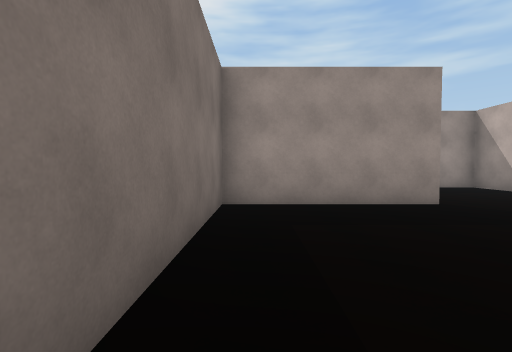
View 1 (above)

13 first-person views from a walk through a scene from a Unity 3-D project. The camera is 1.4 m above the floor, tilts 2° down and sees 85° across. Doors are open. The floor is counted in squares, 2 m on a side. Each view is taken from the middle of a square. On the plan, view 1 faces up. The plan holds only what a view shows up to about 9 squares ahead; the rest is blank. The place goes on beyond the plan. Some animated figures are not drawn.

View 2
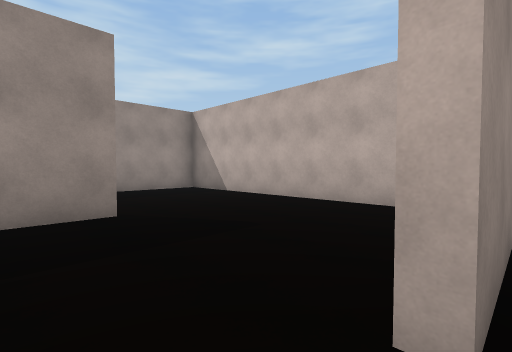

View 3
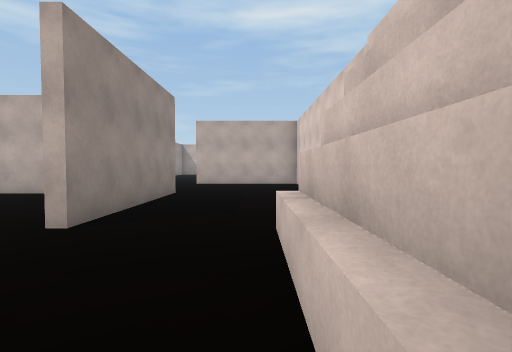

View 4
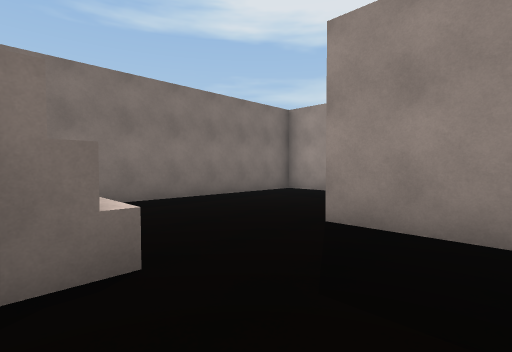

View 5
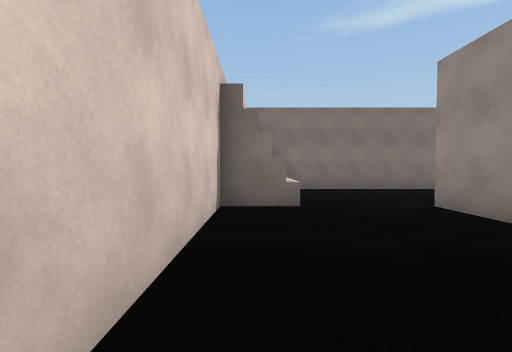

View 6
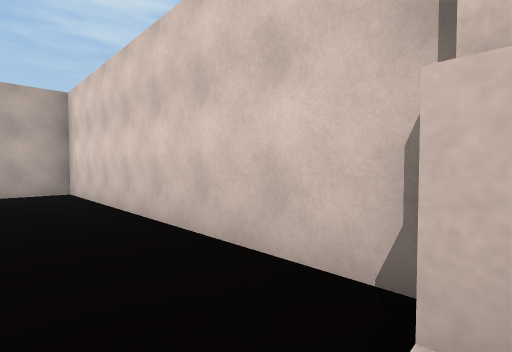

View 7
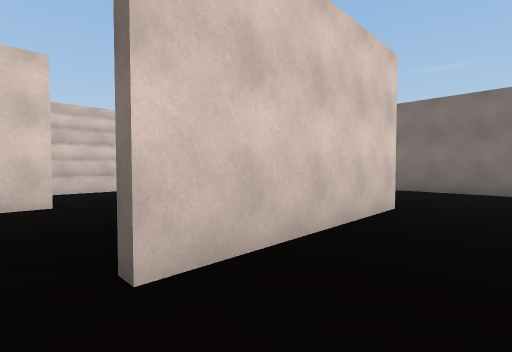

View 8
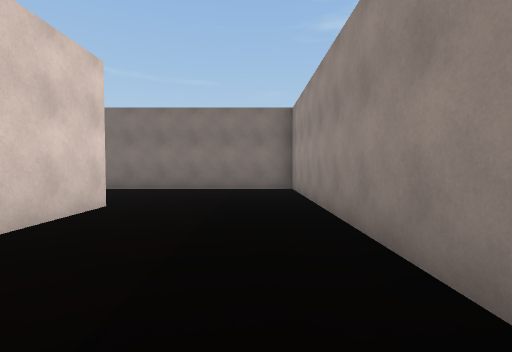

View 9
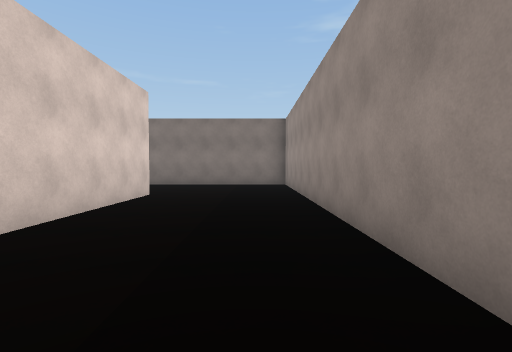

View 10
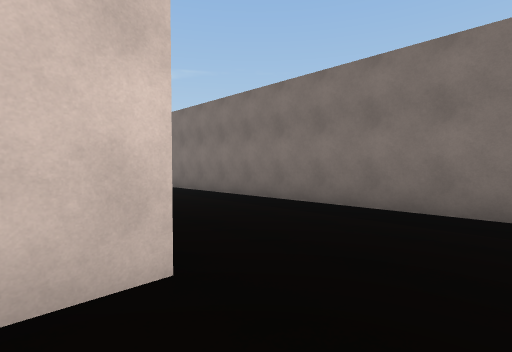

View 11
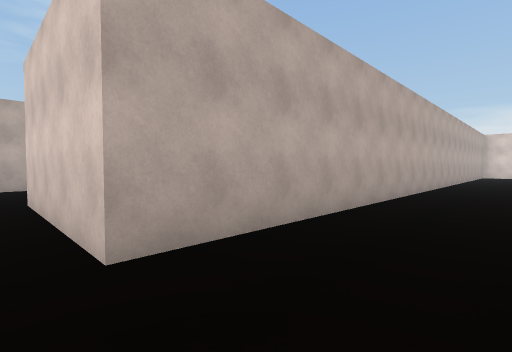

View 12
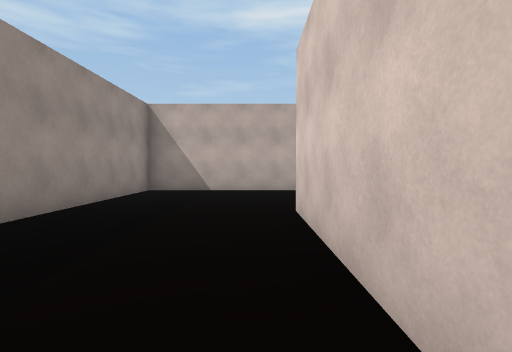

View 13
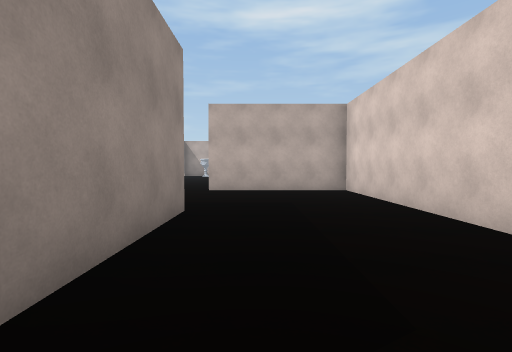

### Floor plan
Points are (right, up) in squares from view 1. A wall is a line through its corners. A room is listed if a view was taken in it or the views show most of it. See-through windows are left out.
Room 1 (views 1, 2, 3, 7, 8, 9, 10, 11, 12, 13)
walls: (3, 1.4) (3.9, 1.4); (3.5, 5.1) (-0.6, 5.1) (-0.6, -1.1); (0.5, -1.5) (3.1, -1.5); (7.1, 2.6) (7.1, 9.1) (-4.6, 9.1) (-4.6, -1.1); (-0.9, -4.6) (-0.9, 5.4) (3.4, 5.4)
low walls: (0.4, -1.2) (3.1, -1.2)
ways out: opening at (2.5, -0.5) to room 2
Room 2 (views 4, 5, 6)
walls: (7.4, 1.1) (3.1, 1.1); (3.1, -1.2) (3.1, -2.6) (11.1, -2.6) (11.1, 1.4)
ways out: opening at (2.5, -0.5) to room 1

Where each view was taken, in squares from view 1:
view 1: 0 up, 0 right, facing up
view 2: 1 up, 2 right, facing up-right
view 3: 1 down, 0 right, facing right
view 4: 2 down, 5 right, facing up-left
view 5: 2 down, 8 right, facing left
view 6: 1 down, 3 right, facing down-right
view 7: 7 up, 4 right, facing down-left
view 8: 8 up, 4 right, facing left
view 9: 8 up, 6 right, facing left
view 10: 7 up, 0 right, facing down-left
view 11: 6 up, 3 left, facing down-right
view 12: 6 up, 1 left, facing right
view 13: 0 up, 3 right, facing right
